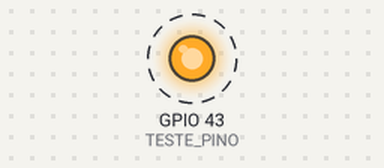
Simulated run of this sketch. Board: ESP32. Parts: output pins drawn as LEDs (lit = HIGH). Dashed ring = blinking.

Above: at 0.5 s.
Timing chart, 0 to 4.6 s (numbered marks = the images above):
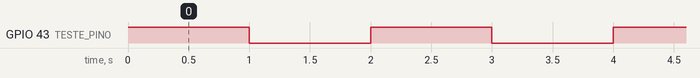

The sketch:

teste_pino_esp32.ino
```cpp
/*
 * TESTE DE PINO DO ESP32 (sem serial, sem Wi-Fi)
 * Alterna o pino TESTE_PINO entre HIGH e LOW a cada 1 s.
 * Meça com o multímetro (pino x GND): deve alternar entre ~3,3 V e ~0 V.
 * Mude TESTE_PINO para testar outros pinos (IO1, IO2, IO3, IO21, IO41, IO42...).
 * Fio no Nano: ESP pino -> Nano D2. Se o D2 do Nano alternar, o fio e o pino estão OK.
 */
#define TESTE_PINO 43

void setup() {
  pinMode(TESTE_PINO, OUTPUT);
}

void loop() {
  digitalWrite(TESTE_PINO, HIGH);
  delay(1000);
  digitalWrite(TESTE_PINO, LOW);
  delay(1000);
}
```

Measured:
- by itself, GPIO 43 (TESTE_PINO): alternates HIGH for 1.0 s and LOW for 1.0 s
